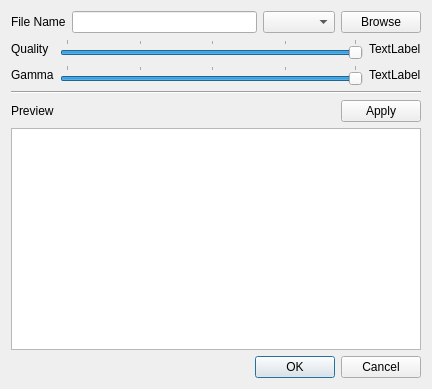
<?xml version="1.0" encoding="UTF-8"?>
<ui version="4.0">
 <class>ExportSettings</class>
 <widget class="QDialog" name="ExportSettings">
  <property name="windowModality">
   <enum>Qt::ApplicationModal</enum>
  </property>
  <property name="geometry">
   <rect>
    <x>0</x>
    <y>0</y>
    <width>432</width>
    <height>389</height>
   </rect>
  </property>
  <property name="windowTitle">
   <string>Export Settings</string>
  </property>
  <property name="locale">
   <locale language="English" country="UnitedStates"/>
  </property>
  <layout class="QVBoxLayout" name="verticalLayout">
   <item>
    <layout class="QHBoxLayout" name="horizontalLayout">
     <item>
      <widget class="QLabel" name="label">
       <property name="text">
        <string>File Name</string>
       </property>
      </widget>
     </item>
     <item>
      <widget class="QLineEdit" name="lineEditFilename"/>
     </item>
     <item>
      <widget class="QComboBox" name="comboBoxTypes"/>
     </item>
     <item>
      <widget class="QPushButton" name="ButtonBrowse">
       <property name="text">
        <string>Browse</string>
       </property>
      </widget>
     </item>
    </layout>
   </item>
   <item>
    <layout class="QGridLayout" name="gridLayout">
     <item row="1" column="1">
      <widget class="QSlider" name="hSliderGamma">
       <property name="value">
        <number>99</number>
       </property>
       <property name="orientation">
        <enum>Qt::Horizontal</enum>
       </property>
       <property name="tickPosition">
        <enum>QSlider::TicksAbove</enum>
       </property>
       <property name="tickInterval">
        <number>25</number>
       </property>
      </widget>
     </item>
     <item row="1" column="2">
      <widget class="QLabel" name="labelGamma">
       <property name="sizePolicy">
        <sizepolicy hsizetype="Fixed" vsizetype="Preferred">
         <horstretch>0</horstretch>
         <verstretch>0</verstretch>
        </sizepolicy>
       </property>
       <property name="text">
        <string>TextLabel</string>
       </property>
      </widget>
     </item>
     <item row="0" column="1">
      <widget class="QSlider" name="hSliderQuality">
       <property name="sliderPosition">
        <number>99</number>
       </property>
       <property name="orientation">
        <enum>Qt::Horizontal</enum>
       </property>
       <property name="tickPosition">
        <enum>QSlider::TicksAbove</enum>
       </property>
       <property name="tickInterval">
        <number>25</number>
       </property>
      </widget>
     </item>
     <item row="0" column="2">
      <widget class="QLabel" name="labelQuality">
       <property name="sizePolicy">
        <sizepolicy hsizetype="Fixed" vsizetype="Preferred">
         <horstretch>0</horstretch>
         <verstretch>0</verstretch>
        </sizepolicy>
       </property>
       <property name="text">
        <string>TextLabel</string>
       </property>
      </widget>
     </item>
     <item row="1" column="0">
      <widget class="QLabel" name="label_4">
       <property name="text">
        <string>Gamma</string>
       </property>
      </widget>
     </item>
     <item row="0" column="0">
      <widget class="QLabel" name="label_2">
       <property name="text">
        <string>Quality</string>
       </property>
      </widget>
     </item>
    </layout>
   </item>
   <item>
    <widget class="Line" name="line">
     <property name="orientation">
      <enum>Qt::Horizontal</enum>
     </property>
    </widget>
   </item>
   <item>
    <layout class="QHBoxLayout" name="horizontalLayout_4">
     <item>
      <widget class="QLabel" name="label_3">
       <property name="text">
        <string>Preview</string>
       </property>
      </widget>
     </item>
     <item>
      <spacer name="horizontalSpacer">
       <property name="orientation">
        <enum>Qt::Horizontal</enum>
       </property>
       <property name="sizeHint" stdset="0">
        <size>
         <width>40</width>
         <height>20</height>
        </size>
       </property>
      </spacer>
     </item>
     <item>
      <widget class="QPushButton" name="ButtonApply">
       <property name="text">
        <string>Apply</string>
       </property>
      </widget>
     </item>
    </layout>
   </item>
   <item>
    <widget class="QGraphicsView" name="graphicsViewPreview"/>
   </item>
   <item>
    <widget class="QDialogButtonBox" name="buttonBox">
     <property name="orientation">
      <enum>Qt::Horizontal</enum>
     </property>
     <property name="standardButtons">
      <set>QDialogButtonBox::Cancel|QDialogButtonBox::Ok</set>
     </property>
    </widget>
   </item>
  </layout>
 </widget>
 <resources/>
 <connections>
  <connection>
   <sender>buttonBox</sender>
   <signal>accepted()</signal>
   <receiver>ExportSettings</receiver>
   <slot>accept()</slot>
   <hints>
    <hint type="sourcelabel">
     <x>248</x>
     <y>254</y>
    </hint>
    <hint type="destinationlabel">
     <x>157</x>
     <y>274</y>
    </hint>
   </hints>
  </connection>
  <connection>
   <sender>buttonBox</sender>
   <signal>rejected()</signal>
   <receiver>ExportSettings</receiver>
   <slot>reject()</slot>
   <hints>
    <hint type="sourcelabel">
     <x>316</x>
     <y>260</y>
    </hint>
    <hint type="destinationlabel">
     <x>286</x>
     <y>274</y>
    </hint>
   </hints>
  </connection>
 </connections>
</ui>
